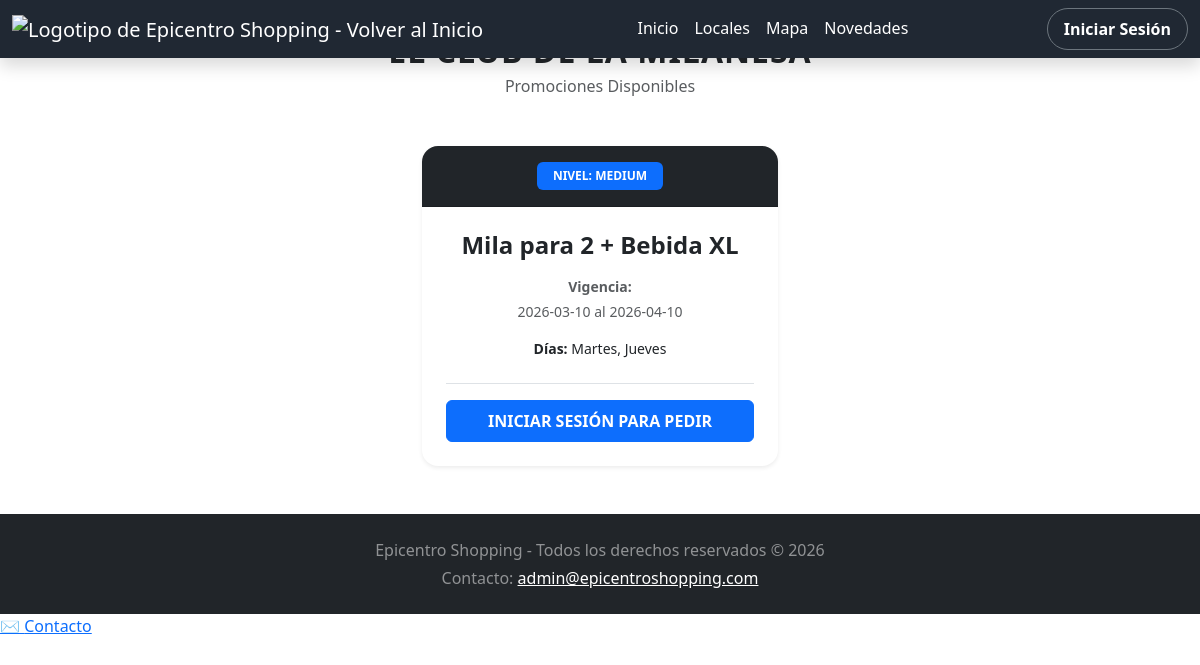
/index.php?vista=promociones&local_id=3, run on the app's committed database.
### tables this page shows
CREATE TABLE `promociones` (
  `id` int(11) NOT NULL,
  `local_id` int(11) DEFAULT NULL,
  `textoPromo` varchar(200) NOT NULL,
  `fecha_inicio` date NOT NULL,
  `fecha_fin` date NOT NULL,
  `diasSemana` varchar(70) NOT NULL,
  `categoriaCliente` enum('Inicial','Medium','Premium') NOT NULL,
  `estadoPromo` set('Pendiente','Aprobada','Denegada') NOT NULL
);

### private/logic/queries/promociones.queries.php (called while the page is built, shortened)
<?php
function get_promociones_by_local(int $local_id, int $limit, int $offset): array
{
    $conn = getDB();
    $stmt = $conn->prepare("
        SELECT id AS promo_id, textoPromo, fecha_inicio, fecha_fin, diasSemana, local_id, categoriaCliente
        FROM promociones
        WHERE estadoPromo = 'Aprobada'
          AND CURRENT_DATE() BETWEEN fecha_inicio AND fecha_fin
          AND local_id = ?
        LIMIT ? OFFSET ?
    ");
    $stmt->bind_param("iii", $local_id, $limit, $offset);
    $stmt->execute();
    $result = $stmt->get_result();
    $promos = $result->fetch_all(MYSQLI_ASSOC);
    return $promos;
}

### private/logic/promociones.read.php (called while the page is built, shortened)
<?php
require_once __DIR__ . '/queries/promociones.queries.php';
switch ($vista) {
    case 'promociones':
        $local_id = (int)($_GET['local_id'] ?? 0);
        $limit = 6;
        $page = max(1, (int)($_GET['page'] ?? 1));
        $offset = ($page - 1) * $limit;
        $promos = get_promociones_by_local($local_id, $limit, $offset) ?? [];
        break;
}

### public/client/promociones.php (the view, shortened to what this page needs)
<?php
$tipoUsuario = $_SESSION['user_tipo'] ?? 'Visitante';
?>
<!DOCTYPE html>
<html lang="es">
<head>
  <link rel="stylesheet" href="https://cdn.jsdelivr.net/npm/bootstrap@5.3.3/dist/css/bootstrap.min.css">
  <link rel="stylesheet" href="public/css/footer.css">
  <link rel="stylesheet" href="public/css/header.css">
  <link rel="stylesheet" href="public/css/styles_fondo_and_titles.css">
  <link rel="stylesheet" href="public/css/tarjetas.css">
  <link rel="stylesheet" href="public/css/back_button.css">
  <link rel="stylesheet" href="public/css/fix_header.css">
  <link rel="stylesheet" href="public/css/wrapper.css">
</head>
<body>
  <div class="wrapper">
    <?php include __DIR__ . '/../../includes/header.php'; ?>
    <main class="container py-4">
      <div class="row align-items-center mb-5 mt-2">
        <div class="col-8 col-md-10">
          <h2 class="text-center m-0 fw-bold text-uppercase" style="letter-spacing: 1px;">
          </h2>
          <p class="text-center text-muted m-0 mt-1">Promociones Disponibles</p>
        </div>
      </div>
      <div class="row g-4 mb-4 justify-content-center">
        <?php if (!empty($promos)): ?>
          <?php foreach ($promos as $row): ?>
            <div class="col-12 col-md-6 col-lg-4 d-flex">
              <div class="card w-100 shadow-sm border-0 rounded-4 overflow-hidden h-100">
                <div class="card-header bg-dark text-white text-center py-3">
                  <span class="badge bg-primary px-3 py-2 text-uppercase">
                    Nivel: <?php echo htmlspecialchars($row["categoriaCliente"]); ?>
                  </span>
                </div>
                <div class="card-body d-flex flex-column text-center p-4">
                  <h4 class="fw-bold mb-3"><?php echo htmlspecialchars($row["textoPromo"]); ?></h4>
                  <div class="mb-3 small text-muted">
                    <div class="mb-1"><strong>Vigencia:</strong></div>
                    <div><?php echo htmlspecialchars($row["fecha_inicio"]); ?> al <?php echo htmlspecialchars($row["fecha_fin"]); ?></div>
                  </div>
                  <div class="mb-4 small">
                    <strong>Días:</strong> <?php echo htmlspecialchars(str_replace(',', ', ', $row["diasSemana"])); ?>
                  </div>
                  <div class="mt-auto pt-3 border-top">
                    <?php
                    if ($tipoUsuario === 'Visitante') {
                      echo "<a href='index.php?vista=login' class='btn btn-primary w-100 fw-bold py-2'>INICIAR SESIÓN PARA PEDIR</a>";
                    } else {
                      echo "<button class='btn btn-outline-secondary w-100 py-2' disabled>VISTA PREVIA</button>";
                    }
                    ?>
                  </div>
                </div>
              </div>
            </div>
          <?php endforeach; ?>
        <?php else: ?>
          <div class="col-12 text-center py-5">
            <h4 class="text-muted">Este local no tiene promociones vigentes por el momento.</h4>
          </div>
        <?php endif; ?>
      </div>
    </main>
    <?php include __DIR__ . '/../../includes/footer.php'; ?>
  </div>
</body>
</html>

### data on the page
promociones: categoriaCliente "MEDIUM", textoPromo "Mila para 2 + Bebida XL", fecha_inicio "2026-03-10", fecha_fin "2026-04-10", diasSemana "Martes, Jueves"
